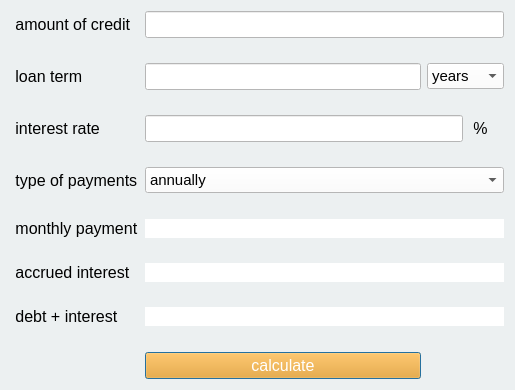
<?xml version="1.0" encoding="UTF-8"?>
<ui version="4.0">
 <class>CreditWindow</class>
 <widget class="QDialog" name="CreditWindow">
  <property name="geometry">
   <rect>
    <x>0</x>
    <y>0</y>
    <width>515</width>
    <height>390</height>
   </rect>
  </property>
  <property name="windowTitle">
   <string>Credit Calculator</string>
  </property>
  <property name="styleSheet">
   <string notr="true">QDialog{
	 background-color: rgb(236, 240, 241);
}</string>
  </property>
  <layout class="QGridLayout" name="gridLayout_2">
   <item row="9" column="0">
    <widget class="QLabel" name="result_show_6">
     <property name="enabled">
      <bool>true</bool>
     </property>
     <property name="font">
      <font>
       <pointsize>-1</pointsize>
       <bold>false</bold>
      </font>
     </property>
     <property name="layoutDirection">
      <enum>Qt::RightToLeft</enum>
     </property>
     <property name="styleSheet">
      <string notr="true">QLabel {
  font-size: 16px;
  color: black;
}

</string>
     </property>
     <property name="text">
      <string> monthly payment</string>
     </property>
    </widget>
   </item>
   <item row="13" column="0">
    <widget class="QLabel" name="result_show_8">
     <property name="font">
      <font>
       <pointsize>-1</pointsize>
       <bold>false</bold>
      </font>
     </property>
     <property name="layoutDirection">
      <enum>Qt::RightToLeft</enum>
     </property>
     <property name="styleSheet">
      <string notr="true">QLabel {
  font-size: 16px;
  color: black;
}

</string>
     </property>
     <property name="text">
      <string> debt + interest</string>
     </property>
    </widget>
   </item>
   <item row="0" column="1" colspan="3">
    <widget class="QLineEdit" name="credit_show">
     <property name="font">
      <font>
       <pointsize>-1</pointsize>
       <bold>false</bold>
      </font>
     </property>
     <property name="styleSheet">
      <string notr="true">QLineEdit {
   color: black;
   font-size: 16px;
   background-color : white;
}
</string>
     </property>
     <property name="text">
      <string/>
     </property>
     <property name="placeholderText">
      <string/>
     </property>
    </widget>
   </item>
   <item row="15" column="1">
    <widget class="QPushButton" name="pushButton_calculate">
     <property name="font">
      <font>
       <pointsize>-1</pointsize>
       <bold>false</bold>
      </font>
     </property>
     <property name="styleSheet">
      <string notr="true">QPushButton{
  font-size: 16px;
  color: white;
  background-color: rgb(255, 157, 3);
}
QPushButton::pressed{
  background-color: rgb(244, 129, 2);
}</string>
     </property>
     <property name="text">
      <string>calculate</string>
     </property>
    </widget>
   </item>
   <item row="14" column="1">
    <spacer name="horizontalSpacer_2">
     <property name="orientation">
      <enum>Qt::Horizontal</enum>
     </property>
     <property name="sizeHint" stdset="0">
      <size>
       <width>40</width>
       <height>20</height>
      </size>
     </property>
    </spacer>
   </item>
   <item row="5" column="1">
    <spacer name="verticalSpacer">
     <property name="orientation">
      <enum>Qt::Vertical</enum>
     </property>
     <property name="sizeHint" stdset="0">
      <size>
       <width>20</width>
       <height>40</height>
      </size>
     </property>
    </spacer>
   </item>
   <item row="4" column="3">
    <widget class="QLabel" name="interest_sign">
     <property name="font">
      <font>
       <pointsize>-1</pointsize>
       <bold>false</bold>
      </font>
     </property>
     <property name="layoutDirection">
      <enum>Qt::RightToLeft</enum>
     </property>
     <property name="styleSheet">
      <string notr="true">QLabel {
  font-size: 16px;
  color: black;
}

</string>
     </property>
     <property name="text">
      <string> %</string>
     </property>
    </widget>
   </item>
   <item row="1" column="1">
    <spacer name="verticalSpacer_3">
     <property name="orientation">
      <enum>Qt::Vertical</enum>
     </property>
     <property name="sizeHint" stdset="0">
      <size>
       <width>20</width>
       <height>40</height>
      </size>
     </property>
    </spacer>
   </item>
   <item row="10" column="1">
    <spacer name="verticalSpacer_4">
     <property name="orientation">
      <enum>Qt::Vertical</enum>
     </property>
     <property name="sizeHint" stdset="0">
      <size>
       <width>20</width>
       <height>40</height>
      </size>
     </property>
    </spacer>
   </item>
   <item row="6" column="1" colspan="3">
    <widget class="QComboBox" name="type_show">
     <property name="font">
      <font>
       <pointsize>-1</pointsize>
       <bold>false</bold>
      </font>
     </property>
     <property name="styleSheet">
      <string notr="true">QComboBox{
  color: black;
  font-size: 15px;
  background-color: white;
}
</string>
     </property>
     <item>
      <property name="text">
       <string>annually</string>
      </property>
     </item>
     <item>
      <property name="text">
       <string>differentiated</string>
      </property>
     </item>
    </widget>
   </item>
   <item row="11" column="1" colspan="3">
    <widget class="QLabel" name="clean_int_show">
     <property name="font">
      <font>
       <pointsize>-1</pointsize>
       <bold>false</bold>
      </font>
     </property>
     <property name="styleSheet">
      <string notr="true">QLabel{   
  color: black;
   font-size: 16px;
   background-color : white;
}</string>
     </property>
     <property name="text">
      <string/>
     </property>
    </widget>
   </item>
   <item row="2" column="2" colspan="2">
    <widget class="QComboBox" name="period_term">
     <property name="font">
      <font>
       <pointsize>-1</pointsize>
       <bold>false</bold>
      </font>
     </property>
     <property name="styleSheet">
      <string notr="true">QComboBox{
  color: black;
  font-size: 15px;
  background-color: white;
}
</string>
     </property>
     <item>
      <property name="text">
       <string>years</string>
      </property>
     </item>
     <item>
      <property name="text">
       <string>months</string>
      </property>
     </item>
    </widget>
   </item>
   <item row="11" column="0">
    <widget class="QLabel" name="result_show_7">
     <property name="font">
      <font>
       <pointsize>-1</pointsize>
       <bold>false</bold>
      </font>
     </property>
     <property name="layoutDirection">
      <enum>Qt::RightToLeft</enum>
     </property>
     <property name="styleSheet">
      <string notr="true">QLabel {
  font-size: 16px;
  color: black;
}

</string>
     </property>
     <property name="text">
      <string> accrued interest</string>
     </property>
    </widget>
   </item>
   <item row="12" column="1">
    <spacer name="verticalSpacer_5">
     <property name="orientation">
      <enum>Qt::Vertical</enum>
     </property>
     <property name="sizeHint" stdset="0">
      <size>
       <width>20</width>
       <height>40</height>
      </size>
     </property>
    </spacer>
   </item>
   <item row="13" column="1" colspan="3">
    <widget class="QLabel" name="debt_plus_int_show">
     <property name="font">
      <font>
       <pointsize>-1</pointsize>
       <bold>false</bold>
      </font>
     </property>
     <property name="styleSheet">
      <string notr="true">QLabel{   
  color: black;
   font-size: 16px;
   background-color : white;
}</string>
     </property>
     <property name="text">
      <string/>
     </property>
    </widget>
   </item>
   <item row="4" column="0">
    <widget class="QLabel" name="result_show_3">
     <property name="font">
      <font>
       <pointsize>-1</pointsize>
       <bold>false</bold>
      </font>
     </property>
     <property name="layoutDirection">
      <enum>Qt::RightToLeft</enum>
     </property>
     <property name="styleSheet">
      <string notr="true">QLabel {
  font-size: 16px;
  color: black;
}

</string>
     </property>
     <property name="text">
      <string> interest rate</string>
     </property>
    </widget>
   </item>
   <item row="7" column="1">
    <spacer name="horizontalSpacer">
     <property name="orientation">
      <enum>Qt::Horizontal</enum>
     </property>
     <property name="sizeHint" stdset="0">
      <size>
       <width>40</width>
       <height>20</height>
      </size>
     </property>
    </spacer>
   </item>
   <item row="3" column="1">
    <spacer name="verticalSpacer_2">
     <property name="orientation">
      <enum>Qt::Vertical</enum>
     </property>
     <property name="sizeHint" stdset="0">
      <size>
       <width>20</width>
       <height>40</height>
      </size>
     </property>
    </spacer>
   </item>
   <item row="2" column="0">
    <widget class="QLabel" name="result_show_2">
     <property name="font">
      <font>
       <pointsize>-1</pointsize>
       <bold>false</bold>
      </font>
     </property>
     <property name="layoutDirection">
      <enum>Qt::RightToLeft</enum>
     </property>
     <property name="styleSheet">
      <string notr="true">QLabel {
  font-size: 16px;
  color: black;
}

</string>
     </property>
     <property name="text">
      <string> loan term</string>
     </property>
    </widget>
   </item>
   <item row="2" column="1">
    <widget class="QLineEdit" name="term_show">
     <property name="font">
      <font>
       <pointsize>-1</pointsize>
       <bold>false</bold>
      </font>
     </property>
     <property name="styleSheet">
      <string notr="true">QLineEdit {
   color: black;
   font-size: 16px;
   background-color : white;
}
</string>
     </property>
     <property name="text">
      <string/>
     </property>
     <property name="placeholderText">
      <string/>
     </property>
    </widget>
   </item>
   <item row="6" column="0">
    <widget class="QLabel" name="result_show_4">
     <property name="font">
      <font>
       <pointsize>-1</pointsize>
       <bold>false</bold>
      </font>
     </property>
     <property name="layoutDirection">
      <enum>Qt::RightToLeft</enum>
     </property>
     <property name="styleSheet">
      <string notr="true">QLabel {
  font-size: 16px;
  color: black;
}

</string>
     </property>
     <property name="text">
      <string> type of payments</string>
     </property>
    </widget>
   </item>
   <item row="9" column="1" colspan="3">
    <widget class="QLabel" name="payment_show">
     <property name="font">
      <font>
       <pointsize>-1</pointsize>
       <bold>false</bold>
      </font>
     </property>
     <property name="styleSheet">
      <string notr="true">QLabel{   
  color: black;
   font-size: 16px;
   background-color : white;
}</string>
     </property>
     <property name="text">
      <string/>
     </property>
    </widget>
   </item>
   <item row="4" column="1" colspan="2">
    <widget class="QLineEdit" name="interest_show">
     <property name="font">
      <font>
       <pointsize>-1</pointsize>
       <bold>false</bold>
      </font>
     </property>
     <property name="styleSheet">
      <string notr="true">QLineEdit {
   color: black;
   font-size: 16px;
   background-color : white;
}
</string>
     </property>
     <property name="text">
      <string/>
     </property>
     <property name="placeholderText">
      <string/>
     </property>
    </widget>
   </item>
   <item row="0" column="0">
    <widget class="QLabel" name="result_show">
     <property name="font">
      <font>
       <pointsize>-1</pointsize>
       <bold>false</bold>
      </font>
     </property>
     <property name="layoutDirection">
      <enum>Qt::RightToLeft</enum>
     </property>
     <property name="styleSheet">
      <string notr="true">QLabel {
  font-size: 16px;
  color: black;
}

</string>
     </property>
     <property name="text">
      <string> amount of credit</string>
     </property>
    </widget>
   </item>
  </layout>
 </widget>
 <resources/>
 <connections/>
</ui>
